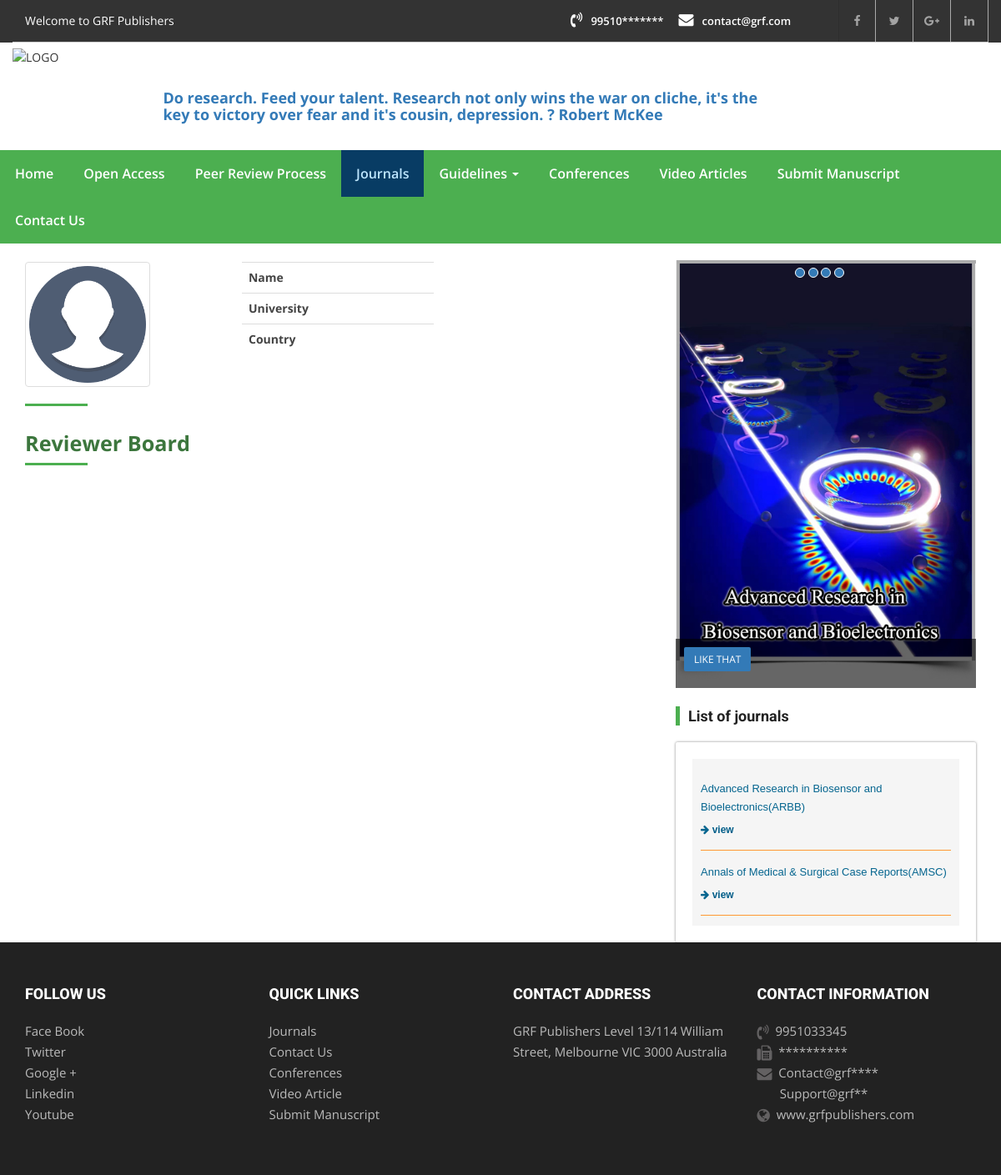
Screenshot of /index.php/journals/board_profile with the database file from the repository.
### tables this page shows
CREATE TABLE `home_scroll` (
  `id` int(11) NOT NULL AUTO_INCREMENT,
  `scroll_content` text,
  `status` int(11) DEFAULT NULL,
  `create_at` datetime DEFAULT NULL,
  `update_at` datetime DEFAULT NULL,
  `create_by` int(11) DEFAULT NULL,
  PRIMARY KEY (`id`)
);

CREATE TABLE `grf_flyers` (
  `f_id` int(11) NOT NULL AUTO_INCREMENT,
  `journal_id` int(11) DEFAULT NULL,
  `journal_cat_id` int(11) DEFAULT NULL,
  `title` varchar(250) DEFAULT NULL,
  `title_color` varchar(250) DEFAULT NULL,
  `fly_image` varchar(250) DEFAULT NULL,
  `fly_org_image` varchar(250) DEFAULT NULL,
  `status` int(11) DEFAULT '1',
  `create_at` datetime DEFAULT NULL,
  `create_by` int(11) DEFAULT NULL,
  `update_at` datetime DEFAULT NULL,
  PRIMARY KEY (`f_id`)
);

CREATE TABLE `journals` (
  `j_id` int(11) NOT NULL AUTO_INCREMENT,
  `category` int(11) DEFAULT NULL,
  `baneer_image` varchar(250) DEFAULT NULL,
  `title` varchar(250) DEFAULT NULL,
  `subject` varchar(250) DEFAULT NULL,
  `alt_tags` varchar(250) DEFAULT NULL,
  `seo_title` varchar(250) DEFAULT NULL,
  `seo_url` varchar(250) DEFAULT NULL,
  `seo_keywords` varchar(250) DEFAULT NULL,
  `seo_description` text,
  `key_words` text,
  `description` text,
  `prices` text,
  `status` int(11) DEFAULT '1',
  `create_at` datetime DEFAULT NULL,
  `update_at` datetime DEFAULT NULL,
  `create_by` int(11) DEFAULT NULL,
  PRIMARY KEY (`j_id`)
);

### application/controllers/Journals.php (called while the page is built, shortened)
<?php
class Journals extends CI_Controller {
	public function __construct()
	{
		$this->load->helper(array('form', 'url'));
		$this->load->library('form_validation');
		$this->load->library('session');
		$this->load->library('email');
		$this->load->library('user_agent');
		$this->load->helper('directory');
		$this->load->helper('security');
			$this->load->model('Home_model');
		}
	public function board_profile()
	{
		$header['c_url']=base_url('journals');
		$header['scroll_data']=$this->Home_model->get_scrolling_content();
		$this->load->view('html/header',$header);
		$editor_id=base64_decode($this->uri->segment(3));
		$data['board_member_details']=$this->Home_model->get_board_member_details($editor_id);
		$data['flyers_list']=$this->Home_model->get_flyers_list();
		$data['journals_list']=$this->Home_model->get_peer_review_process_journals_list();
		$this->load->view('html/boardprofile',$data);
		$this->load->view('html/footer');
	}
}

### index.php (called while the page is built, shortened)
<?php
require_once BASEPATH.'core/CodeIgniter.php';

### application/models/Home_model.php (called while the page is built, shortened)
<?php if ( ! defined('BASEPATH')) exit('No direct script access allowed');
class Home_model extends CI_Model
{
	public  function get_scrolling_content(){
		$this->db->select('*')->from('home_scroll');
        return $this->db->get()->row_array();
	}
	public  function get_flyers_list(){
		$this->db->select('journals.j_id,journals.seo_url,grf_flyers.f_id,grf_flyers.title,grf_flyers.title_color,grf_flyers.fly_image,grf_flyers.fly_org_image')->from('grf_flyers');
		$this->db->join('journals ', 'journals.j_id = grf_flyers.journal_id', 'left');
		$this->db->where('grf_flyers.status',1);
        return $this->db->get()->result_array();
	}
	public  function get_peer_review_process_journals_list(){
		$this->db->select('j_id,title,seo_url')->from('journals');
		$this->db->where('status',1);
        return $this->db->get()->result_array();
	}
		public function get_board_member_details($j_id){
		$this->db->select('*')->from('reviewerboard');
		$this->db->where('id',$j_id);
		$this->db->where('status',1);
        return $this->db->get()->row_array();
		}
}

### application/views/html/boardprofile.php (the view, shortened to what this page needs)
<div class="container " >
            <div class="row">
           <div class="col-md-8">
                <div class=" Welcome_txt fadeInLeft wow animated  " data-wow-duration="1000ms" data-wow-delay="1000ms">
					<br>
					<div class="row">
					<div class="col-md-4">
					<?php if($board_member_details['image']!=''){ ?>
						<img  class=" img-fluid thumbnail" style="width:150px;height:auto;" src="<?php echo base_url('assets/reviewerboard/'.$board_member_details['image']); ?>" alt="card image">
					<?php }else{ ?>
							<img  class=" img-fluid thumbnail" style="width:150px;height:auto;" src="<?php echo base_url('assets/vendor/img/board.png'); ?>" alt="card image">
					<?php } ?>
					</div>
					<div class="col-md-4">
						<table class="table ">
						<tr>
							<th>Name</th>
							<td><?php echo isset($board_member_details['name'])?$board_member_details['name']:''; ?></td>
						</tr>
						<tr>
							<th>University</th>
							<td><?php echo isset($board_member_details['university'])?$board_member_details['university']:''; ?></td>
						</tr>
						<tr>
							<th>Country</th>
							<td><?php echo isset($board_member_details['country'])?$board_member_details['country']:''; ?></td>
						</tr>
						</table>
					</div>
					</div>
					<br>
						<h3 class="">
						<span class="text-success">Reviewer Board</span>
					</h3>
                </div>
				</div>
		   <div class="col-md-4 mt20">
		    <div id="myCarousel" class="carousel slide " data-ride="carousel">
            <div class="carousel-inner">
                 <?php if(isset($flyers_list)&& count($flyers_list)>0){ ?>
						<?php $count=1;foreach($flyers_list as $list){ ?>
							<?php if($count==1){ ?>
									<div class="item active">
									   <img src="<?php echo base_url('assets/flyers_img/'.$list['fly_image']); ?>">
										<div class="carousel-caption">
										<p>
										<a class="btn btn-primary" href="javascript:void(0);">
									   <?php echo isset($list['title'])?$list['title']:''; ?></a></p>
										</div>
									</div>
							<?php } ?>
						<?php $count++;} ?>
					<?php } ?>
   			</div>
   			<ul class="list-group col-md-3 carousel-indicators">
                 <?php if(isset($flyers_list)&& count($flyers_list)>0){ ?>
					<?php $cnt=1;foreach($flyers_list as $list){ ?>
							<?php if($count=1){ ?>
								<li data-target="#myCarousel" data-slide-to="<?php echo $count; ?>" class="active"></li>
							<?php }else{ ?>
							        <li data-target="#myCarousel" data-slide-to="<?php echo $count; ?>" ></li>
							<?php } ?>
					<?php $cnt++;} ?>
				<?php } ?>
    		</ul>
        </div><br>
   <div class="sidebar side-bar right-sidebar">
      <div class="widget sidebar-newsletter">
         <h3 class="side-title">List  of journals</h3>
         <div class="cp-newsletter-holder" id="pubmed">
            <marquee class="pubmed-articles" align="top" behavior="scroll" onmouseout="this.start();" onmouseover="this.stop();" direction="up" scrollamount="2" style="padding: 10px 0px 10px 0px;height: 200px;background: #f5f5f5;overflow:hidden;">
               <?php if(isset($journals_list)&& count($journals_list)>0){ ?>
					<?php foreach($journals_list as $list){ ?>
					   <ul>
						  <li style="padding:0px 0px 0px 10px">
							 <a href="" target="_blank" style=" color:#05658F; text-decoration:none; padding:0px; margin:0px; font-weight:normal"><?php echo isset($list['title'])?$list['title']:''; ?></a><br>
						  </li>
					   </ul>
					   <p style="border-bottom:none; color: #05658F; text-decoration: none; font-weight: bold;">
						  <span class="" style="color: #05658F; text-decoration: none; font-weight: bold;"> <i class="fa fa-arrow-right" aria-hidden="true"></i> <a href="<?php echo base_url('journals/view/'.base64_encode($list['j_id']).'/'.$list['seo_url']); ?>"> view</a></span>
					   </p>
					   <p style="border-bottom:1px thin #ff9933; padding-top:0px"></p>
				<?php } ?>
			<?php } ?>
            </marquee>
         </div>
      </div>
   </div>
</div>
            </div>
        </div>

### application/views/html/header.php (shortened to what this page needs)
<!DOCTYPE html>
<html lang="en">
<head>
        <link href="<?php echo base_url(); ?>assets/vendor/bootstrap/css/bootstrap.min.css" rel="stylesheet">
		 <link href="<?php echo base_url(); ?>assets/vendor/css/bootstrapValidator.min.css" rel="stylesheet">
        <link href="<?php echo base_url(); ?>assets/vendor/css/style.css" rel="stylesheet" type="text/css" media="screen">
        <link href="<?php echo base_url(); ?>assets/vendor/css/custom.css" rel="stylesheet" type="text/css" media="screen">
        <link href="<?php echo base_url(); ?>assets/vendor/font-awesome/css/font-awesome.min.css" rel="stylesheet">
        <link href="<?php echo base_url(); ?>assets/vendor/css/atoz.css" rel="stylesheet" type="text/css">
        <link href="<?php echo base_url(); ?>assets/vendor/css/owl.carousel.css" rel="stylesheet" type="text/css" media="screen">
        <link href="<?php echo base_url(); ?>assets/vendor/css/owl.theme.css" rel="stylesheet" type="text/css" media="screen">
        <link href="<?php echo base_url(); ?>assets/vendor/css/yamm.css" rel="stylesheet" type="text/css">
        <link href="<?php echo base_url(); ?>assets/vendor/css/select.css" rel="stylesheet" type="text/css">
        <link href="<?php echo base_url(); ?>assets/vendor/rs-plugin/css/settings.css" rel="stylesheet" type="text/css" media="screen">
        <link href="<?php echo base_url(); ?>assets/vendor/css/rev-style.css" rel="stylesheet" type="text/css" media="screen">
        <link href="<?php echo base_url(); ?>assets/vendor/css/animate.css" rel="stylesheet" type="text/css" media="screen">
    </head>
    <body>
        <div class="top-bar hidden-xs bg-dark">
            <div class="container ">
                <div class=" row border_bootom">
                    <div class="col-sm-6 hidden-xs">
                        <span class="top-welcome">Welcome to GRF Publishers</span>
                    </div>
                    <div class="col-sm-6 hidden-xs">
                        <ul class="small_menu">
                        <li><a ><i class="fa fa-volume-control-phone font-18" aria-hidden="true"></i> &nbsp; 99510*******</a></li>
                        <li><a ><i class="fa fa-envelope font-18" aria-hidden="true"></i> &nbsp; contact@grf.com</a></li>
                       </ul>
                        <div class="top-social hidden-xs">
                            <a href="#" target="_blank"><i class="fa fa-facebook"></i></a>
                            <a href="#" target="_blank"><i class="fa fa-twitter"></i></a>
                            <a href="#" target="_blank"><i class="fa fa-google-plus" aria-hidden="true"></i></a>
                            <a href="#"> <i class="fa fa-linkedin" aria-hidden="true"></i> </a>
                        </div>
                    </div>
                </div>
            </div>
        </div>
        <div class="header-logo-bar">
            <div class="container">
                <div class="row">
                    <div class="col-md-2 col-sm-2 padding_left_0" style="width:12%;height:auto;">
                        <a href="<?php echo base_url(); ?>" class="header-logo">
                            <img class="img-responsive" src="<?php echo base_url(); ?>assets/vendor/img/logo.png" alt="LOGO">
                        </a>
                    </div>
                    <div class="col-md-8 col-lg-8 hidden-xs ">
                        <div class="contact-info-blocks  hidden-xs ">
                           <marquee id='scroll_news' style="padding-top:50px" >
										<div onMouseOver="document.getElementById('scroll_news').stop();" onMouseOut="document.getElementById('scroll_news').start();"><h4 class="text-primary"><?php echo isset($scroll_data['scroll_content'])?$scroll_data['scroll_content']:''; ?> </h4></div>
									</marquee>
                        </div>
                    </div>
                </div>
            </div>
        </div>
        <nav class="navbar navbar-inverse navbar-static-top sticky yamm">
            <div class="bg_color">
                <div id="navbar" class="navbar-collapse collapse">
                    <ul class="nav navbar-nav">
                        <li><a href="<?php echo base_url(); ?>" class="<?php if($c_url==base_url()){ echo "current"; } ?>">Home</a></li>
                        <li><a href="<?php echo base_url('open-access'); ?>" class="<?php if($c_url==base_url('open-access')){ echo "current"; } ?>">Open Access</a></li>
                        <li><a href="<?php echo base_url('peer-review-process'); ?>" class="<?php if($c_url==base_url('peer-review-process')){ echo "current"; } ?>">Peer Review Process </a></li>
                        <li><a href="<?php echo base_url('journals'); ?>" class="<?php if($c_url==base_url('journals')){ echo "current"; } ?>">Journals</a></li>
						<li class="dropdown <?php if($c_url==base_url('editors') || $c_url==base_url('author-guidelines') || $c_url==base_url('manuscript-guidelines') || $c_url==base_url('membership')){ echo "current"; } ?>">
						  <a href="#" class="dropdown-toggle" data-toggle="dropdown" >Guidelines <b class="caret"></b></a>
						</li>
                        <li ><a href="<?php echo base_url('conference'); ?>" class="<?php if($c_url==base_url('conference')){ echo "current"; } ?>">Conferences</a></li>
						<li ><a href="<?php echo base_url('video-article'); ?>" class="<?php if($c_url==base_url('video-article')){ echo "current"; } ?>">Video Articles</a></li>
						<li ><a href="<?php echo base_url('menuscript'); ?>" class="<?php if($c_url==base_url('menuscript')){ echo "current"; } ?>">Submit Manuscript</a></li>
						<li ><a href="<?php echo base_url('contactus'); ?>" class="<?php if($c_url==base_url('contactus')){ echo "current"; } ?>"> Contact Us</a></li>
                    </ul>
                </div>
            </div>
        </nav>

### application/views/html/footer.php (shortened to what this page needs)
<footer class="footer">
            <div class="container">
                <div class="row">
                    <div class="col-md-3 col-sm-6 margin30">
                     <h3 class="">FOLLOW US</h3>
                        <ul class="list-unstyled">
                            <li><a href="#" target="_blank">Face Book</a></li>
                            <li><a href="#" target="_blank">Twitter</a></li>
                            <li><a href="#" target="_blank">Google +</a></li>
                            <li><a href="#" target="_blank">Linkedin</a></li>
                            <li><a href="#" target="_blank">Youtube</a></li>
                        </ul>
                    </div>
                    <div class="col-md-3 col-sm-6 margin30">
                        <h3>QUICK LINKS</h3>
                        <ul class="list-unstyled">
                             <li><a href="<?php echo base_url('journals'); ?>">Journals</a></li>
                             <li><a href="<?php echo base_url('contactus'); ?>">Contact Us</a></li>
                             <li><a href="<?php echo base_url('conference'); ?>">Conferences</a></li>
                             <li><a href="<?php echo base_url('video-article'); ?>">Video Article</a></li>
                             <li><a href="<?php echo base_url('menuscript'); ?>">Submit Manuscript</a></li>
                        </ul>
                    </div>
					<div class="col-md-3 col-sm-6 margin30">
                        <h3>Contact Address	</h3>
						<ul class="list-unstyled">
						<li><a href="#">GRF Publishers Level 13/114 William Street, Melbourne VIC 3000 Australia</a></li>
						</ul>
                    </div>
					<div class="col-md-3 col-sm-6 margin30">
                        <h3>Contact Information	</h3>
                        <ul class="list-unstyled">
                             <li><a ><i class="fa fa-volume-control-phone" aria-hidden="true"></i>&nbsp; 9951033345</a></li>
                             <li><a ><i class="fa fa-fax" aria-hidden="true"></i>&nbsp; **********</a></li>
                             <li><a ><i class="fa fa-envelope" aria-hidden="true"></i>&nbsp; Contact@grf****</a></li>
                             <li><a >&nbsp;&nbsp;&nbsp;&nbsp;&nbsp;&nbsp; Support@grf**</a></li>
							   <li><a ><i class="fa fa-globe" aria-hidden="true"></i></i>&nbsp; www.grfpublishers.com</a></li>
                        </ul>
                    </div>
                </div>
            </div>
        </footer>
    </body>
</html>

### rows the page displays
home_scroll: scroll_content "Do research. Feed your talent. Research not only wins the war on cliche, it's the key to victory over fear and it's cousin, depression. ? Robert McKee"
grf_flyers: fly_image (picture), title "LIKE THAT"
journals: title "Advanced Research in Biosensor and Bioelectronics(ARBB)"
journals: title "Annals of Medical & Surgical Case Reports(AMSC)"
